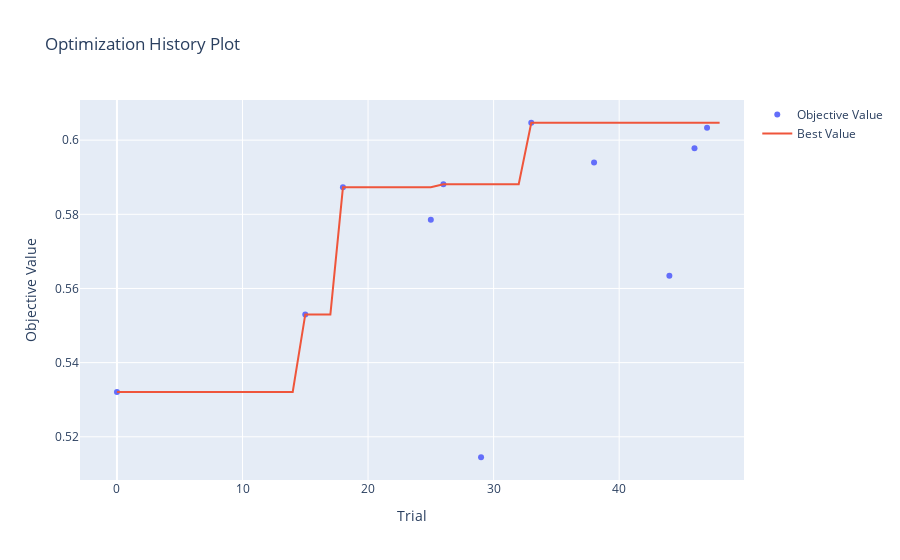
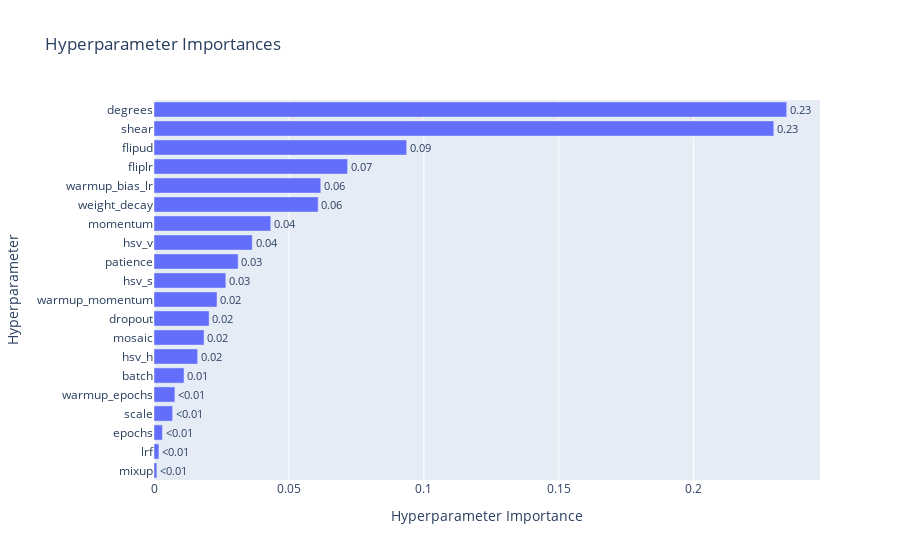
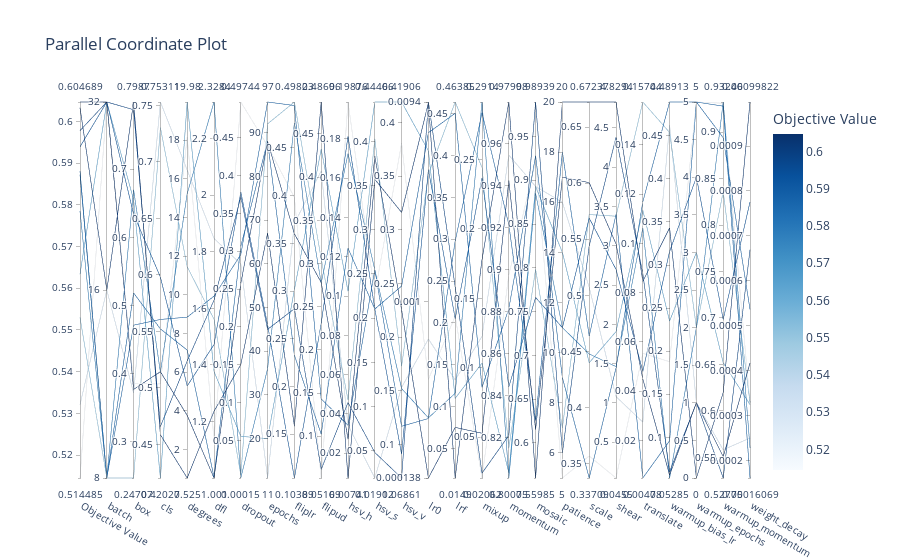

Notebook source saved alongside these figures, in order:
### Code cell
import optuna.visualization as vis

vis.plot_optimization_history(study).show()
vis.plot_param_importances(study).show()
vis.plot_parallel_coordinate(study).show()

### Figure 1 — Plotly figure (JSON) as saved in the notebook; plotly's stock layout.template omitted (floating-point values rounded to 4 significant figures)
{"data": [{"mode": "markers", "name": "Objective Value", "type": "scatter", "x": [0, 15, 18, 25, 26, 29, 33, 38, 44, 46, 47], "y": [0.5321, 0.553, 0.5873, 0.5785, 0.5881, 0.5145, 0.6047, 0.594, 0.5634, 0.5978, 0.6033]}, {"mode": "lines", "name": "Best Value", "type": "scatter", "x": [0, 1, 2, 3, 4, 5, 6, 7, 8, 9, 10, 11, 12, 13, 14, 15, 16, 17, 18, 19, 20, 21, 22, 23, 24, 25, 26, 27, 28, 29, 30, 31, 32, 33, 34, 35, 36, 37, 38, 39, 40, 41, 42, 43, 44, 45, 46, 47, 48], "y": [0.5321, 0.5321, 0.5321, 0.5321, 0.5321, 0.5321, 0.5321, 0.5321, 0.5321, 0.5321, 0.5321, 0.5321, 0.5321, 0.5321, 0.5321, 0.553, 0.553, 0.553, 0.5873, 0.5873, 0.5873, 0.5873, 0.5873, 0.5873, 0.5873, 0.5873, 0.5881, 0.5881, 0.5881, 0.5881, 0.5881, 0.5881, 0.5881, 0.6047, 0.6047, 0.6047, 0.6047, 0.6047, 0.6047, 0.6047, 0.6047, 0.6047, 0.6047, 0.6047, 0.6047, 0.6047, 0.6047, 0.6047, 0.6047]}, {"marker": {"color": "#cccccc"}, "mode": "markers", "name": "Infeasible Trial", "showlegend": false, "type": "scatter", "x": [], "y": []}], "layout": {"title": {"text": "Optimization History Plot"}, "xaxis": {"title": {"text": "Trial"}}, "yaxis": {"title": {"text": "Objective Value"}}}}

### Figure 2 — Plotly figure (JSON) as saved in the notebook; plotly's stock layout.template omitted (floating-point values rounded to 4 significant figures)
{"data": [{"cliponaxis": false, "hovertemplate": ["mixup (FloatDistribution): 0.0010580683953528055<extra></extra>", "lrf (FloatDistribution): 0.0018207214473100054<extra></extra>", "epochs (IntDistribution): 0.0031325944055558544<extra></extra>", "scale (FloatDistribution): 0.006901389952609145<extra></extra>", "warmup_epochs (IntDistribution): 0.007741067465043253<extra></extra>", "batch (CategoricalDistribution): 0.011131456225826541<extra></extra>", "hsv_h (FloatDistribution): 0.016183332139890053<extra></extra>", "mosaic (FloatDistribution): 0.01854877658153405<extra></extra>", "dropout (FloatDistribution): 0.020429140787243224<extra></extra>", "warmup_momentum (FloatDistribution): 0.023353690545011<extra></extra>", "hsv_s (FloatDistribution): 0.026622344159069514<extra></extra>", "patience (IntDistribution): 0.031183663364652236<extra></extra>", "hsv_v (FloatDistribution): 0.0364239933170662<extra></extra>", "momentum (FloatDistribution): 0.043281477833251814<extra></extra>", "weight_decay (FloatDistribution): 0.06083029887505016<extra></extra>", "warmup_bias_lr (FloatDistribution): 0.06181062995757569<extra></extra>", "fliplr (FloatDistribution): 0.07175669052262393<extra></extra>", "flipud (FloatDistribution): 0.09363995562535571<extra></extra>", "shear (FloatDistribution): 0.22968316386362062<extra></extra>", "degrees (FloatDistribution): 0.23446754453635815<extra></extra>"], "name": "Objective Value", "orientation": "h", "text": ["<0.01", "<0.01", "<0.01", "<0.01", "<0.01", "0.01", "0.02", "0.02", "0.02", "0.02", "0.03", "0.03", "0.04", "0.04", "0.06", "0.06", "0.07", "0.09", "0.23", "0.23"], "textposition": "outside", "type": "bar", "x": [0.001058, 0.001821, 0.003133, 0.006901, 0.007741, 0.01113, 0.01618, 0.01855, 0.02043, 0.02335, 0.02662, 0.03118, 0.03642, 0.04328, 0.06083, 0.06181, 0.07176, 0.09364, 0.2297, 0.2345], "y": ["mixup", "lrf", "epochs", "scale", "warmup_epochs", "batch", "hsv_h", "mosaic", "dropout", "warmup_momentum", "hsv_s", "patience", "hsv_v", "momentum", "weight_decay", "warmup_bias_lr", "fliplr", "flipud", "shear", "degrees"]}], "layout": {"title": {"text": "Hyperparameter Importances"}, "xaxis": {"title": {"text": "Hyperparameter Importance"}}, "yaxis": {"title": {"text": "Hyperparameter"}}}}

### Figure 3 — Plotly figure (JSON) as saved in the notebook; plotly's stock layout.template omitted (floating-point values rounded to 4 significant figures)
{"data": [{"dimensions": [{"label": "Objective Value", "range": [0.5145, 0.6047], "values": [0.553, 0.5873, 0.5785, 0.5881, 0.5321, 0.6033, 0.5145, 0.6047, 0.594, 0.5634, 0.5978]}, {"label": "batch", "range": [0, 2], "ticktext": ["8", "16", "32"], "tickvals": [0, 1, 2], "values": [0, 0, 0, 0, 1, 1, 2, 2, 2, 2, 2]}, {"label": "box", "range": [0.2471, 0.7987], "values": [0.2471, 0.4713, 0.67, 0.5185, 0.3719, 0.7987, 0.3857, 0.3771, 0.6342, 0.6553, 0.7874]}, {"label": "cls", "range": [0.4203, 0.7531], "values": [0.7304, 0.5606, 0.5139, 0.5523, 0.7531, 0.4585, 0.5035, 0.5143, 0.5981, 0.4203, 0.4659]}, {"label": "degrees", "range": [0.5252, 19.98], "values": [11.45, 8.848, 15.24, 7.143, 16.46, 0.5252, 18.16, 3.763, 5.289, 19.98, 6.583]}, {"label": "dfl", "range": [1.001, 2.328], "values": [1.561, 1.643, 2.328, 1.004, 1.847, 1.237, 1.137, 1.001, 1.472, 1.377, 1.629]}, {"label": "dropout", "range": [0.0001539, 0.4974], "values": [0.004164, 0.2957, 0.0001539, 0.3066, 0.2832, 0.1502, 0.4974, 0.2576, 0.3783, 0.05532, 0.3721]}, {"label": "epochs", "range": [11, 97], "values": [92, 97, 36, 88, 11, 67, 87, 88, 46, 20, 45]}, {"label": "fliplr", "range": [0.1039, 0.4982], "values": [0.4982, 0.4945, 0.4763, 0.2327, 0.3711, 0.1581, 0.3981, 0.36, 0.1039, 0.3016, 0.2814]}, {"label": "flipud", "range": [0.05169, 0.487], "values": [0.3053, 0.1432, 0.2774, 0.1024, 0.4071, 0.487, 0.05169, 0.2781, 0.2307, 0.4325, 0.06183]}, {"label": "hsv_h", "range": [0.007412, 0.1988], "values": [0.04711, 0.03422, 0.1725, 0.1244, 0.03438, 0.007412, 0.1988, 0.02723, 0.1813, 0.1025, 0.04578]}, {"label": "hsv_s", "range": [0.01912, 0.4447], "values": [0.4029, 0.2549, 0.2548, 0.2104, 0.01912, 0.3572, 0.2271, 0.3835, 0.2104, 0.4447, 0.048]}, {"label": "hsv_v", "range": [0.06861, 0.4191], "values": [0.1728, 0.1168, 0.1519, 0.2475, 0.153, 0.3161, 0.3806, 0.2254, 0.09092, 0.4191, 0.06861]}, {"label": "lr0", "range": [-3.861, -2.027], "ticktext": ["0.000138", "0.001", "0.0094"], "tickvals": [-3.861, -3, -2.027], "values": [-2.379, -3.571, -3.567, -2.176, -3.183, -2.031, -3.38, -3.861, -2.356, -2.265, -2.027]}, {"label": "lrf", "range": [0.0149, 0.4638], "values": [0.4638, 0.2977, 0.1161, 0.4504, 0.132, 0.0149, 0.2081, 0.07533, 0.2051, 0.1101, 0.243]}, {"label": "mixup", "range": [0.02062, 0.2914], "values": [0.2442, 0.2837, 0.2914, 0.08599, 0.1226, 0.178, 0.02062, 0.05285, 0.2368, 0.1034, 0.02412]}, {"label": "momentum", "range": [0.8007, 0.98], "values": [0.815, 0.9215, 0.8007, 0.8814, 0.9547, 0.98, 0.8975, 0.9426, 0.8442, 0.8033, 0.8211]}, {"label": "mosaic", "range": [0.5598, 0.9894], "values": [0.7981, 0.6257, 0.8851, 0.9279, 0.8929, 0.5598, 0.9217, 0.6152, 0.766, 0.8928, 0.9894]}, {"label": "patience", "range": [5, 20], "values": [7, 18, 11, 9, 16, 20, 5, 17, 11, 14, 6]}, {"label": "scale", "range": [0.3371, 0.6724], "values": [0.572, 0.4637, 0.4477, 0.3371, 0.5072, 0.6724, 0.3567, 0.6004, 0.5688, 0.4398, 0.544]}, {"label": "shear", "range": [0.04552, 4.829], "values": [3.377, 3.399, 1.463, 1.445, 1.081, 4.829, 0.04552, 3.025, 2.7, 1.908, 4.38]}, {"label": "translate", "range": [0.004783, 0.1574], "values": [0.1574, 0.004783, 0.1062, 0.1169, 0.02747, 0.08458, 0.05539, 0.04499, 0.04806, 0.1135, 0.08774]}, {"label": "warmup_bias_lr", "range": [0.05285, 0.4891], "values": [0.4538, 0.09605, 0.05285, 0.4891, 0.4622, 0.3429, 0.1878, 0.0564, 0.3157, 0.2349, 0.06004]}, {"label": "warmup_epochs", "range": [0, 5], "values": [2, 5, 2, 5, 1, 0, 5, 1, 4, 3, 1]}, {"label": "warmup_momentum", "range": [0.5277, 0.9325], "values": [0.836, 0.894, 0.9325, 0.928, 0.5581, 0.6197, 0.9311, 0.5506, 0.6985, 0.6519, 0.5277]}, {"label": "weight_decay", "range": [0.0001607, 0.0009982], "values": [0.0003292, 0.0005362, 0.0002275, 0.0001607, 0.0002497, 0.0009982, 0.0003279, 0.0004169, 0.0007757, 0.0003243, 0.0006692]}], "labelangle": 30, "labelside": "bottom", "line": {"color": [0.553, 0.5873, 0.5785, 0.5881, 0.5321, 0.6033, 0.5145, 0.6047, 0.594, 0.5634, 0.5978], "colorbar": {"title": {"text": "Objective Value"}}, "colorscale": [[0, "rgb(247,251,255)"], [0.125, "rgb(222,235,247)"], [0.25, "rgb(198,219,239)"], [0.375, "rgb(158,202,225)"], [0.5, "rgb(107,174,214)"], [0.625, "rgb(66,146,198)"], [0.75, "rgb(33,113,181)"], [0.875, "rgb(8,81,156)"], [1, "rgb(8,48,107)"]], "reversescale": false, "showscale": true}, "type": "parcoords"}], "layout": {"title": {"text": "Parallel Coordinate Plot"}}}
